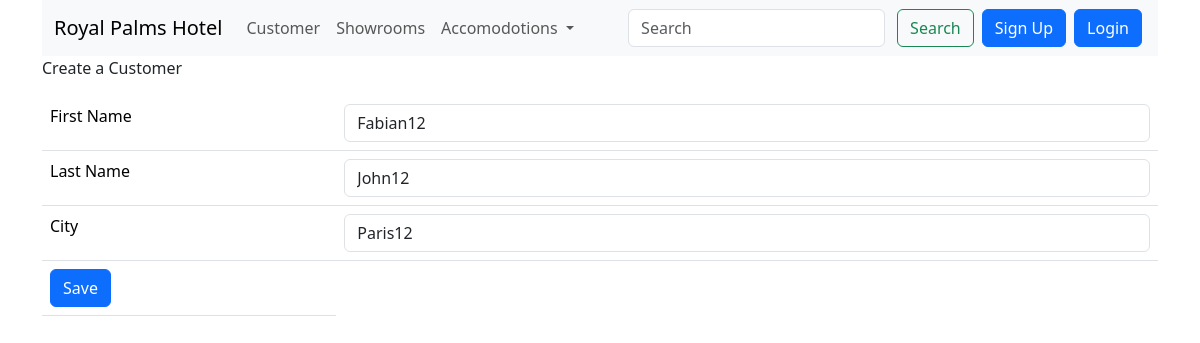
Page /PHPOOP-MySQL/PHPOOP-MySQL/demo_pages/update.php?id=4 on the committed database.
### tables this page shows
CREATE TABLE `customers` (
  `customer_id` int(11) NOT NULL,
  `first_name` varchar(50) NOT NULL,
  `last_name` varchar(50) NOT NULL,
  `city` varchar(50) NOT NULL
);

### PHPOOP-MySQL/PHPOOP-MySQL/classes/customer.php (called while the page is built, shortened)
<?php
class Customer{
    private $conn;
    public $customer_id;
    public function __construct($dbase){
        $this->conn = $dbase;
    }
    public function edit(){
        $query = "SELECT * FROM customers WHERE customer_id = ?";
        $stmt = $this->conn->prepare($query);
        $stmt->bindParam(1, $this->customer_id);
        $stmt->execute();
        $row = $stmt->fetch(PDO::FETCH_ASSOC);
        $this->first_name = $row['first_name'];
        $this->last_name = $row['last_name'];
        $this->city = $row['city'];
    }
}
?>

### PHPOOP-MySQL/PHPOOP-MySQL/demo_pages/update.php (the view, shortened to what this page needs)
<?php
    $id = isset($_GET['id']) ? $_GET['id'] : die('ERROR: missing ID.');
    include_once "../header.php";
    include_once "../classes/customer.php";
    $db = new Database();
    $dbase = $db->getConnection();
    $customer = new Customer($dbase);
    $customer->customer_id = $id;
    $customer->edit();
?>
<p>Create a Customer</p>
<form method="POST" action="<?php echo "update.php?id={$id}";?>">
    <table class="table">
        <tr>
            <td><label class="form-label"> First Name </label></td>
            <td><input type="text" class="form-control" name="first_name" value = "<?php echo $customer->first_name ;?>"></td>
        </tr>
        <tr>
            <td><label class="form-label"> Last Name </label></td>
            <td><input type="text" class="form-control" name="last_name" value = "<?php echo $customer->last_name ;?>"></td>
        </tr>
        <tr>
            <td><label class="form-label"> City </label></td>
            <td><input type="text" class="form-control" name="city" value = "<?php echo $customer->city ;?>"></td>
        </tr>
        <tr>
            <td><button type="submit" class="btn btn-primary">Save</button></td>
        </tr>
    </table>
</form>

### rows in the picture
customers: first_name "Fabian12", last_name "John12", city "Paris12"
